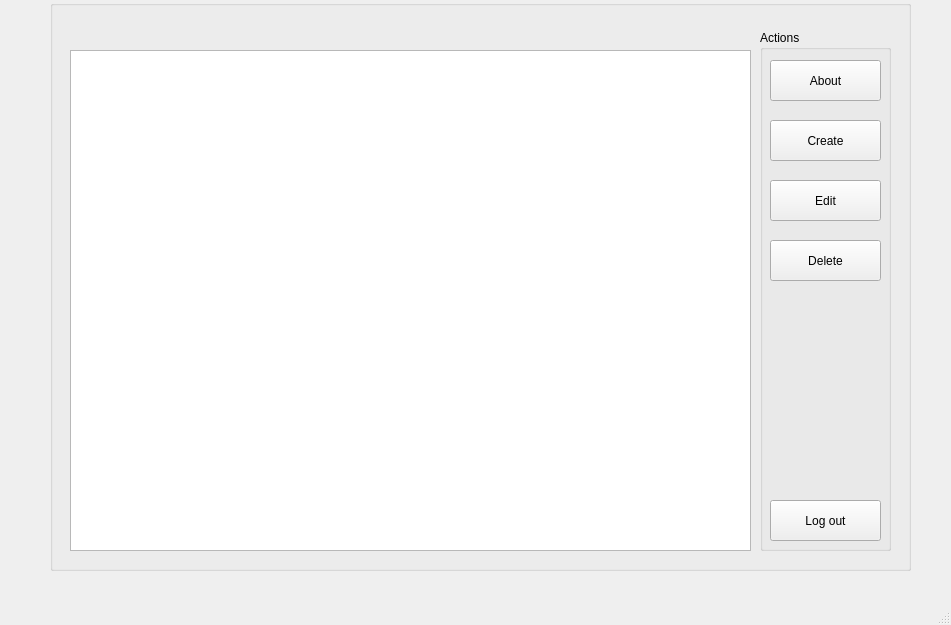
<?xml version="1.0" encoding="UTF-8"?>
<ui version="4.0">
 <class>MainWindow</class>
 <widget class="QMainWindow" name="MainWindow">
  <property name="geometry">
   <rect>
    <x>0</x>
    <y>0</y>
    <width>951</width>
    <height>625</height>
   </rect>
  </property>
  <property name="windowTitle">
   <string>Address Book</string>
  </property>
  <widget class="QWidget" name="centralwidget">
   <widget class="QGroupBox" name="prog_group_box">
    <property name="geometry">
     <rect>
      <x>50</x>
      <y>0</y>
      <width>861</width>
      <height>571</height>
     </rect>
    </property>
    <property name="title">
     <string/>
    </property>
    <widget class="QListWidget" name="prog_list_widget">
     <property name="geometry">
      <rect>
       <x>20</x>
       <y>50</y>
       <width>681</width>
       <height>501</height>
      </rect>
     </property>
    </widget>
    <widget class="QGroupBox" name="prog_actions_group_box">
     <property name="geometry">
      <rect>
       <x>710</x>
       <y>30</y>
       <width>131</width>
       <height>521</height>
      </rect>
     </property>
     <property name="title">
      <string>Actions</string>
     </property>
     <widget class="QPushButton" name="prog_edit_push_button">
      <property name="geometry">
       <rect>
        <x>10</x>
        <y>150</y>
        <width>111</width>
        <height>41</height>
       </rect>
      </property>
      <property name="text">
       <string>Edit</string>
      </property>
     </widget>
     <widget class="QPushButton" name="prog_status_push_button">
      <property name="geometry">
       <rect>
        <x>10</x>
        <y>210</y>
        <width>111</width>
        <height>41</height>
       </rect>
      </property>
      <property name="text">
       <string>Delete</string>
      </property>
     </widget>
     <widget class="QPushButton" name="prog_logout_push_button">
      <property name="geometry">
       <rect>
        <x>10</x>
        <y>470</y>
        <width>111</width>
        <height>41</height>
       </rect>
      </property>
      <property name="text">
       <string>Log out</string>
      </property>
     </widget>
     <widget class="QPushButton" name="prog_create_push_button">
      <property name="geometry">
       <rect>
        <x>10</x>
        <y>90</y>
        <width>111</width>
        <height>41</height>
       </rect>
      </property>
      <property name="text">
       <string>Create</string>
      </property>
     </widget>
     <widget class="QPushButton" name="prog_about_push_button">
      <property name="geometry">
       <rect>
        <x>10</x>
        <y>30</y>
        <width>111</width>
        <height>41</height>
       </rect>
      </property>
      <property name="text">
       <string>About</string>
      </property>
     </widget>
    </widget>
   </widget>
  </widget>
  <widget class="QMenuBar" name="menubar">
   <property name="geometry">
    <rect>
     <x>0</x>
     <y>0</y>
     <width>951</width>
     <height>21</height>
    </rect>
   </property>
  </widget>
  <widget class="QStatusBar" name="statusbar"/>
 </widget>
 <resources/>
 <connections/>
</ui>
